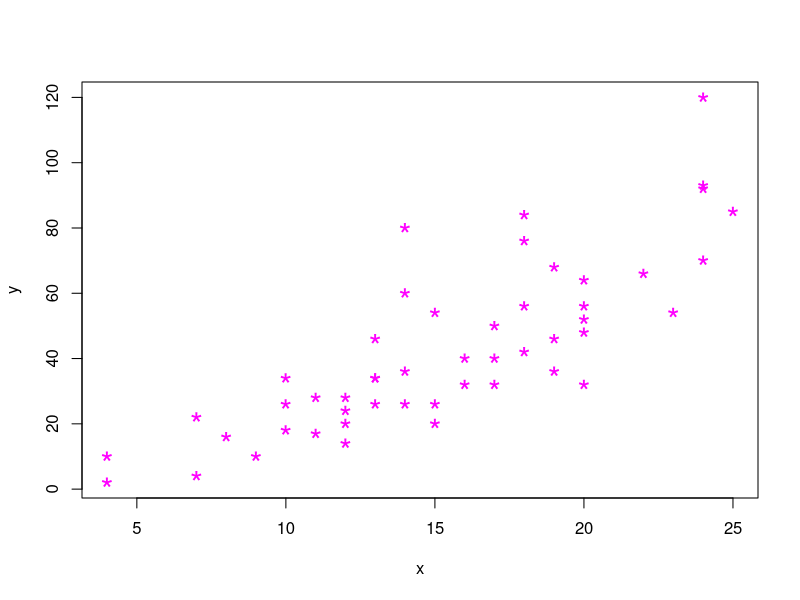
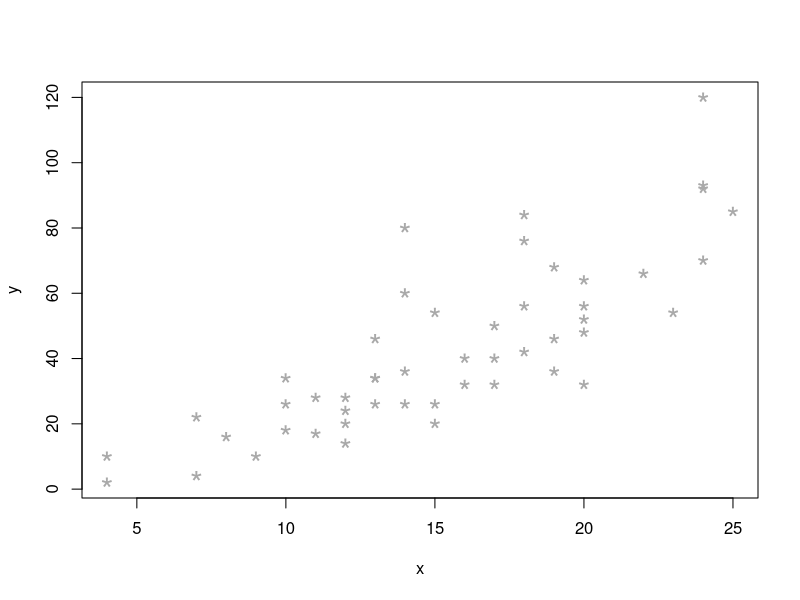
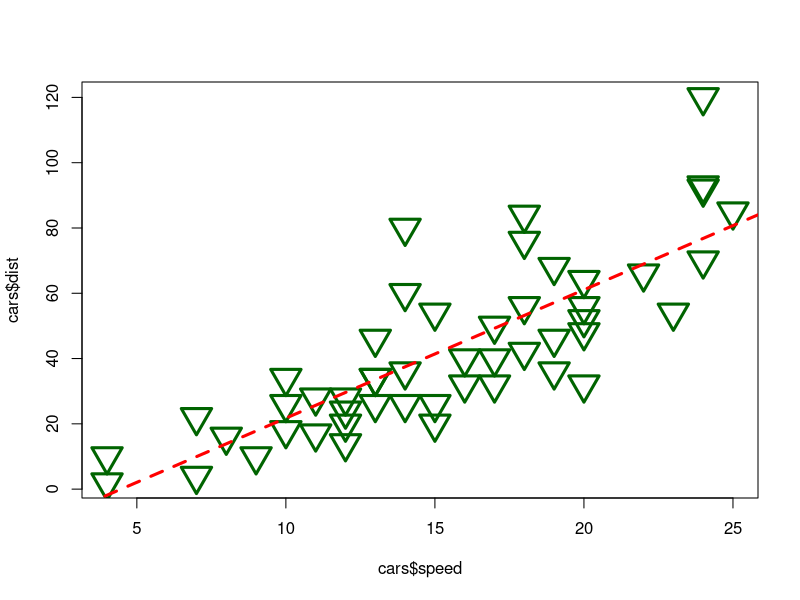
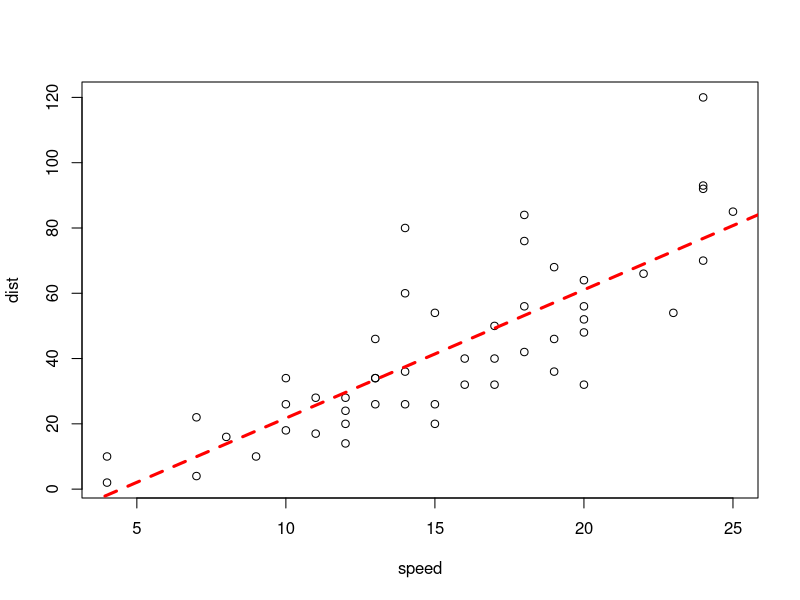
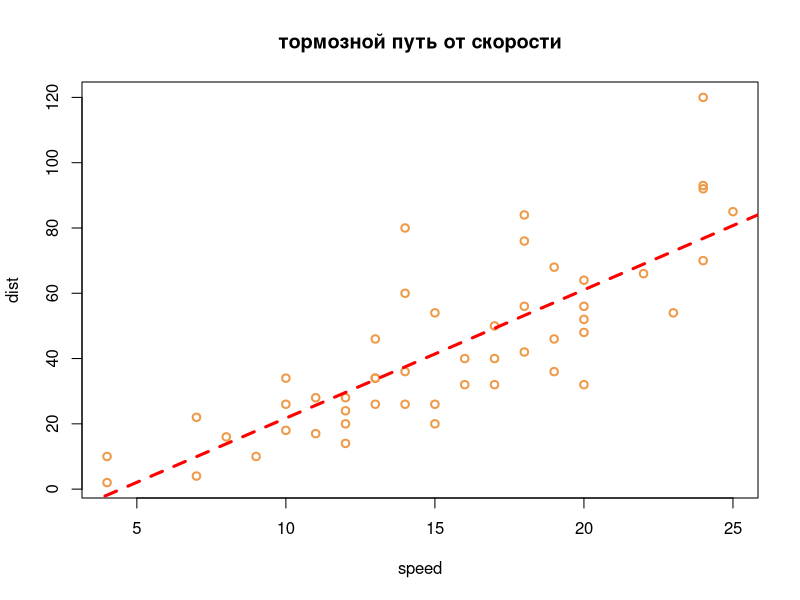
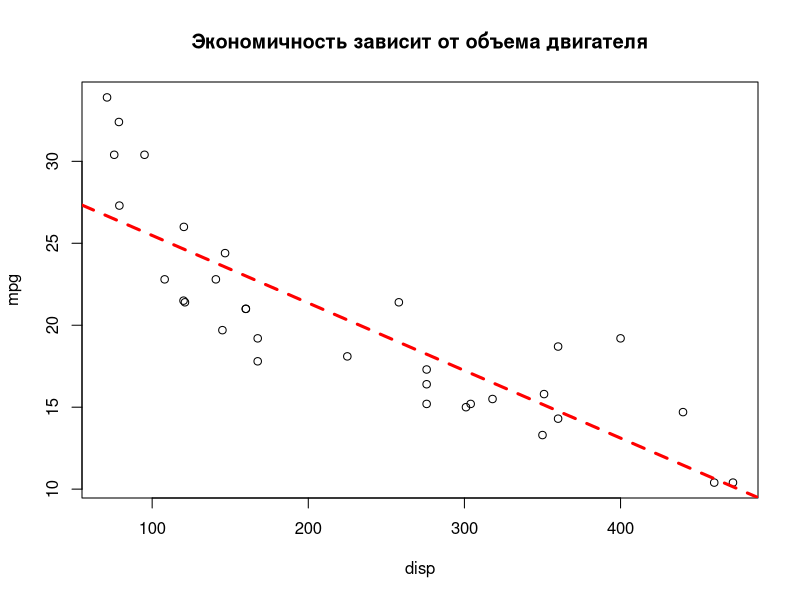

Generate these figures, in order, with R:
## side effect  and local and global variables

glob_cnt=0

print_cnt_wrong <- function(increment=1) {
  print(glob_cnt)
  glob_cnt<-glob_cnt+increment # local  
  print(glob_cnt)
} 

print_cnt_wrong()
print_cnt_wrong()
print_cnt_wrong(20)
print_cnt_wrong()

print_cnt <- function(increment=1) {
  glob_cnt <<- glob_cnt+increment # global assignment  
  print(glob_cnt)
} 
glob_cnt=0
print_cnt()
print_cnt()
print_cnt(20)
print_cnt()

my_scatter_plot <- function(x,y,char_color="magenta") {
  plot(x,y,col=char_color,pch='*',lwd=1.5,cex=2)
}

my_scatter_plot(cars$speed,cars$dist)
my_scatter_plot(cars$speed,cars$dist,char_color = "dark grey")

## ... -- optional argumemts (передавать другой функции)

### Пример с фунцией базовой графики с с линейной линией тренда и доп параметрами
##  У фунцкии plot( x,y,... ) много доп. параметров
## см.  ?par   
## lwd -line width
## pch - point char см. ?points
## cex - char expasion (size)
## col - color
plot(cars$speed,cars$dist,col="dark green",pch=25,cex=3,lwd=3)
abline(lm(dist~speed,data = cars), col="red",lwd=3,lty=8)

my_plot_with_lm <- function(formula,df,...) {
  plot(formula,data=df,...)
  abline(lm(formula,data=df ), col="red",lwd=3,lty=8)
}
my_plot_with_lm(formula=dist~speed, df=cars)
plot.new()
my_plot_with_lm(formula=dist~speed, df=cars,col="tan2",lwd=2,main="тормозной путь от скорости")  
my_plot_with_lm(df=mtcars, formula = mpg~disp,main="Экономичность зависит от объема двигателя")
